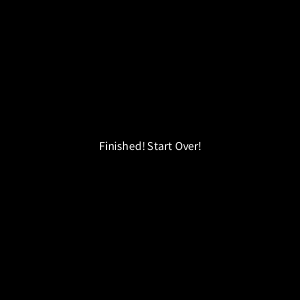
Frame 1 (no input)
Frame 60 (the mouse pressed at the canvas centre just before this capture): identical to frame 1, image omitted
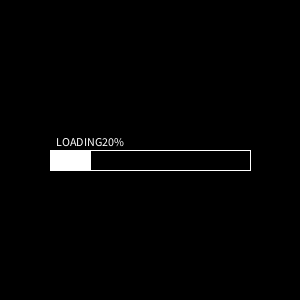
Frame 120 (the mouse held since frame 60 and released just before this capture)

The Processing sketch that drew these frames (run headless with seeded random() and noise(); from frame 60 on, the mouse is pressed at the canvas centre):

// Processing sketch: processing_42947
// ── processing_42947.pde

int emptybarWidth=200;
int emptybarHeight=20;
String done = "Finished! Start Over!";
int loadPercent = 101;
int numFrames = 0;

void setup(){
  size(300,300);
  stroke(255);
  smooth();
  frameRate(60);
}
void draw() {
  background(0);
  if (loadPercent > 100) {
    textAlign(CENTER);
    text(done, width/2, height/2);
    numFrames = 0;
  }
  else {
    fill(0);
    rect(50, height/2, emptybarWidth, emptybarHeight);
    numFrames++;
    if (numFrames % 3 == 0) {
      loadPercent ++;
    }
    fill(255);
    text("LOADING" + loadPercent + "%", 90, height/2-4);
    rect(50, height/2, loadPercent*2, emptybarHeight);
  }
  
}
void mousePressed() {
  numFrames = 0;
  loadPercent = 0;
}
